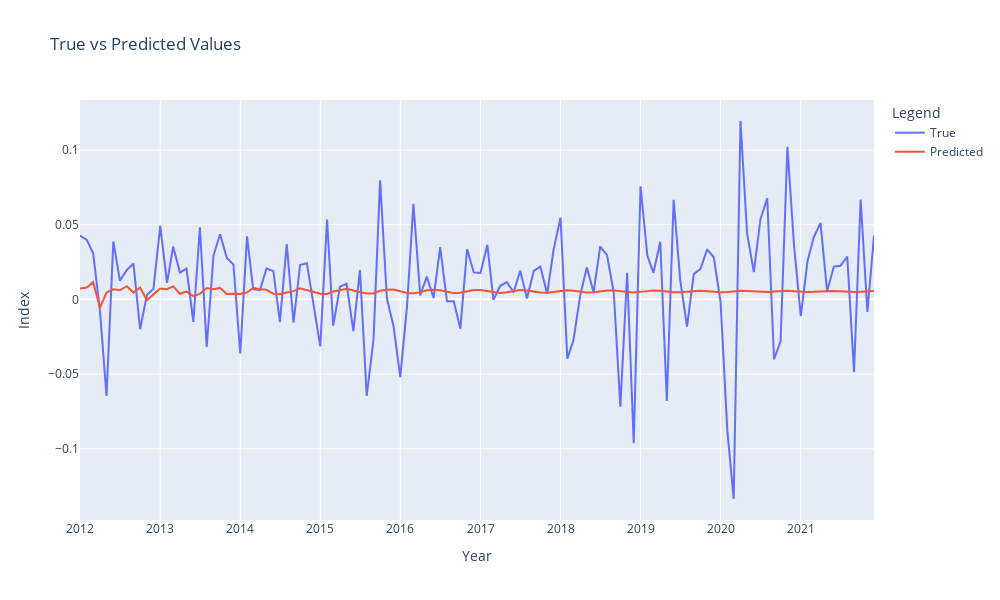

Notebook code cell kept with this figure:
### Code cell
trace_true = go.Scatter(
    x = return_test.index,
    y = return_test,
    mode = 'lines',
    name = 'True'
)

trace_pred = go.Scatter(
    x = return_test.index,
    y = forecast_result.predicted_mean,
    mode = 'lines',
    name = 'Predicted'
)

fig = go.Figure(data=[trace_true, trace_pred])

fig.update_layout(
    title='True vs Predicted Values',
    xaxis_title='Year',
    yaxis_title='Index',
    legend_title='Legend',
    width=1000,
    height=600  
)

fig.show()
